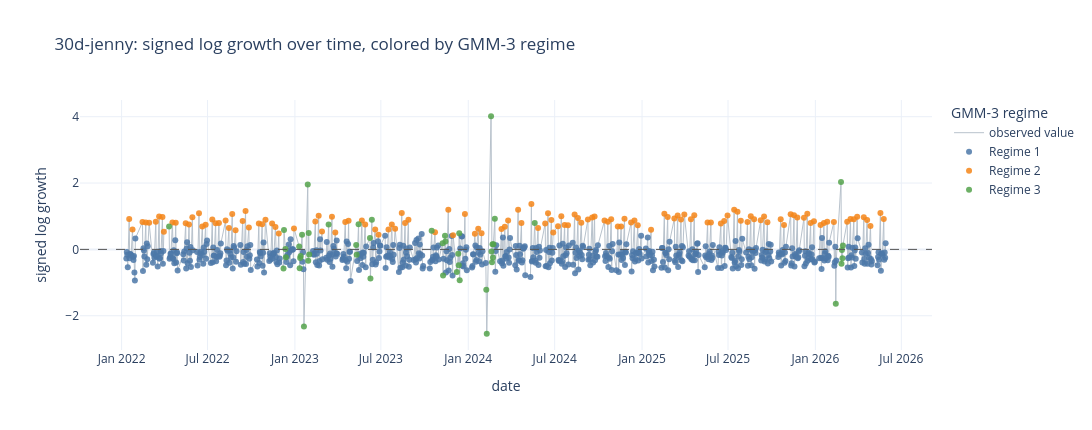

Source (notebook cell):
### Code cell
fig_log_growth = plot_regime_series(
    'log_growth',
    '30d-jenny: signed log growth over time, colored by GMM-3 regime',
    'signed log growth',
    add_zero_line=True,
)
fig_log_growth.show()

### Figure 1 — Plotly figure (JSON) as saved in the notebook; plotly's stock layout.template omitted (floating-point values rounded to 4 significant figures; data arrays with more than 128 entries replaced by an {"elided": "..."} marker saying what was removed)
{"data": [{"hoverinfo": "skip", "line": {"color": "#B8C2CC", "width": 1}, "mode": "lines", "name": "observed value", "type": "scatter", "x": {"elided": "831 str values"}, "y": {"elided": "831 float values"}}, {"customdata": {"elided": "650x3 float values"}, "hovertemplate": "date: %{x|%Y-%m-%d}<br>signed log growth: %{y:.4f}<br>posterior: %{customdata[0]:.3f}<br>entropy: %{customdata[1]:.3f}<br>qty: %{customdata[2]:,.0f}<extra>Regime 1</extra>", "marker": {"color": "#4C78A8", "opacity": 0.85, "size": 6}, "mode": "markers", "name": "Regime 1", "type": "scatter", "x": {"elided": "650 str values"}, "y": {"elided": "650 float values"}}, {"customdata": {"elided": "133x3 float values"}, "hovertemplate": "date: %{x|%Y-%m-%d}<br>signed log growth: %{y:.4f}<br>posterior: %{customdata[0]:.3f}<br>entropy: %{customdata[1]:.3f}<br>qty: %{customdata[2]:,.0f}<extra>Regime 2</extra>", "marker": {"color": "#F58518", "opacity": 0.85, "size": 6}, "mode": "markers", "name": "Regime 2", "type": "scatter", "x": {"elided": "133 str values"}, "y": {"elided": "133 float values"}}, {"customdata": {"elided": "48x3 float values"}, "hovertemplate": "date: %{x|%Y-%m-%d}<br>signed log growth: %{y:.4f}<br>posterior: %{customdata[0]:.3f}<br>entropy: %{customdata[1]:.3f}<br>qty: %{customdata[2]:,.0f}<extra>Regime 3</extra>", "marker": {"color": "#54A24B", "opacity": 0.85, "size": 6}, "mode": "markers", "name": "Regime 3", "type": "scatter", "x": ["2022-04-11T00:00:00", "2022-12-08T00:00:00", "2022-12-09T00:00:00", "2022-12-12T00:00:00", "2022-12-13T00:00:00", "2023-01-10T00:00:00", "2023-01-11T00:00:00", "2023-01-12T00:00:00", "2023-01-13T00:00:00", "2023-01-16T00:00:00", "2023-01-20T00:00:00", "2023-01-28T00:00:00", "2023-01-29T00:00:00", "2023-01-30T00:00:00", "2023-01-31T00:00:00", "2023-03-13T00:00:00", "2023-05-10T00:00:00", "2023-05-11T00:00:00", "2023-05-15T00:00:00", "2023-06-08T00:00:00", "2023-06-09T00:00:00", "2023-06-12T00:00:00", "2023-10-16T00:00:00", "2023-11-08T00:00:00", "2023-11-09T00:00:00", "2023-11-13T00:00:00", "2023-11-14T00:00:00", "2023-12-08T00:00:00", "2023-12-11T00:00:00", "2023-12-12T00:00:00", "2023-12-13T00:00:00", "2023-12-14T00:00:00", "2024-02-08T00:00:00", "2024-02-09T00:00:00", "2024-02-18T00:00:00", "2024-02-19T00:00:00", "2024-02-20T00:00:00", "2024-02-21T00:00:00", "2024-02-22T00:00:00", "2024-02-23T00:00:00", "2024-02-26T00:00:00", "2024-05-20T00:00:00", "2026-02-13T00:00:00", "2026-02-24T00:00:00", "2026-02-25T00:00:00", "2026-02-26T00:00:00", "2026-02-27T00:00:00", "2026-02-28T00:00:00"], "y": [0.6872, -0.5731, 0.5827, 0.01135, -0.2384, 0.0852, -0.5669, -0.2595, -0.202, 0.4424, -2.322, 1.953, -0.3442, 0.4952, -0.1533, 0.7541, 0.1331, -0.1603, 0.7605, 0.342, -0.8794, 0.894, 0.5597, 0.1872, -0.7907, 0.4141, 0.2416, -0.6834, -0.1346, -0.4811, 0.4868, -0.9336, -1.213, -2.543, 4.014, -0.06337, -0.3846, 0.1572, -0.2415, 0.1576, 0.9246, 0.799, -1.636, 2.031, -0.436, -0.0209, -0.2659, 0.1205]}], "layout": {"height": 430, "hovermode": "closest", "legend": {"title": {"text": "GMM-3 regime"}}, "shapes": [{"line": {"color": "#555555", "dash": "dash", "width": 1}, "type": "line", "x0": 0, "x1": 1, "xref": "x domain", "y0": 0, "y1": 0, "yref": "y"}], "title": {"text": "30d-jenny: signed log growth over time, colored by GMM-3 regime"}, "width": 1100, "xaxis": {"title": {"text": "date"}}, "yaxis": {"title": {"text": "signed log growth"}}}}
